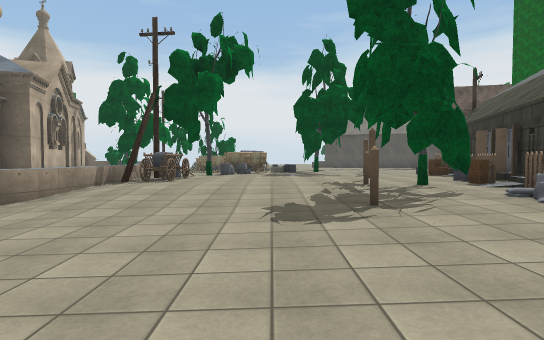
View 1 (above)

24 first-person views from a walk through a scene from a Unity 3-D project. The camera is 1.4 m above the floor, tilts 2° down and sees 80° across. The floor is counted in squares, 2 m on a side. Each view is taken from the middle of a square. On the plan, view 1 faces up. The plan holds only what a view shows up to about 10 squares ahead; the rest is blank. The place goes on beyond the plan. The player is left out. Some animated figures are not drawn. Some surface patterns are stand-ins.

View 2
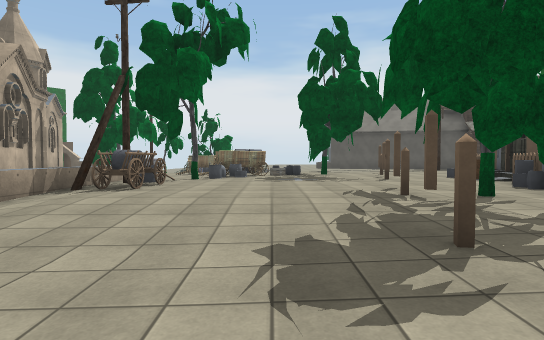

View 3
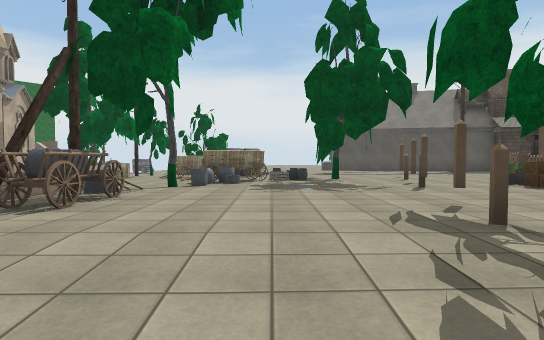

View 4
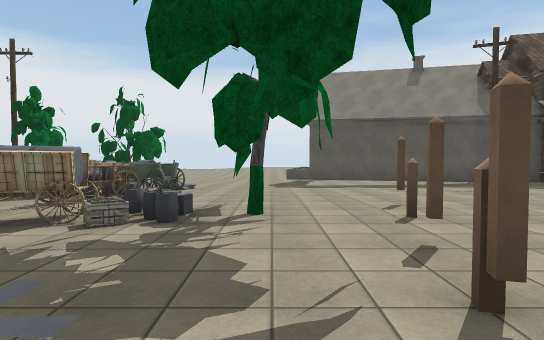

View 5
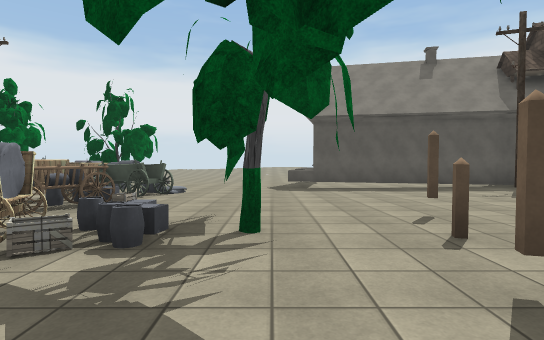

View 6
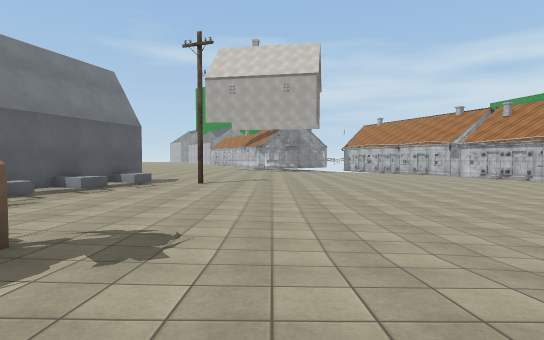

View 7
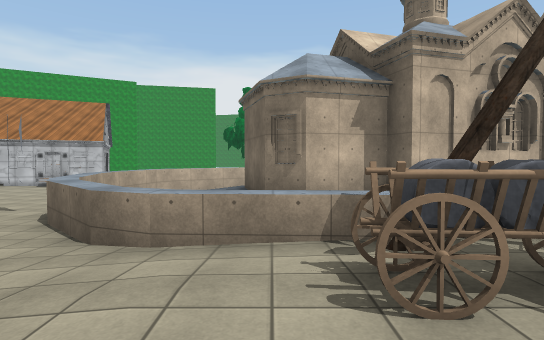

View 8
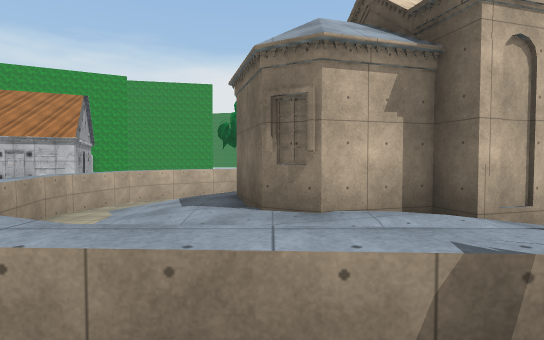

View 9
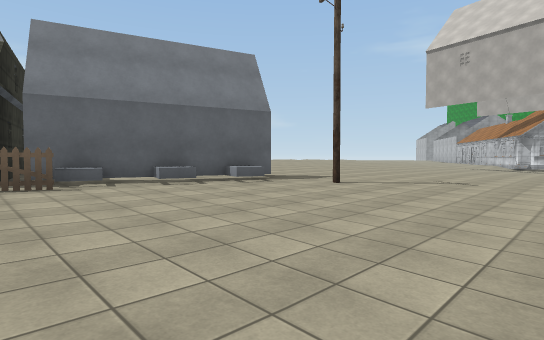

View 10
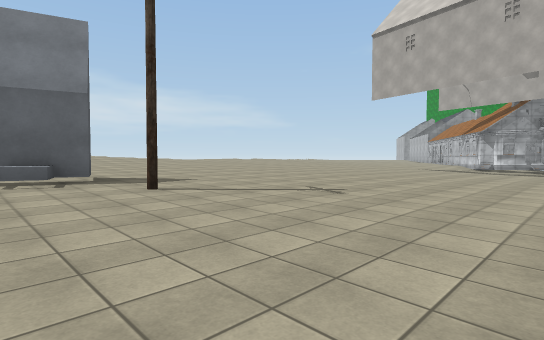

View 11
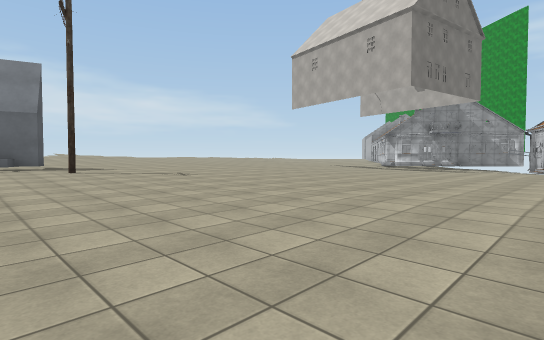

View 12
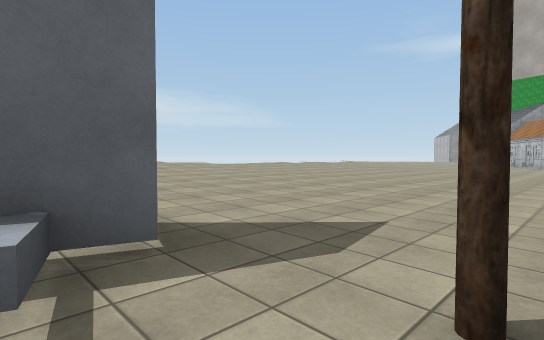

View 13
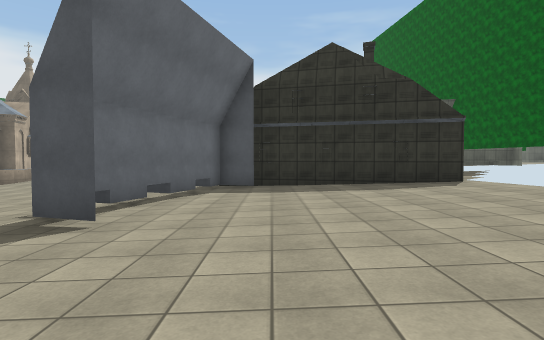

View 14
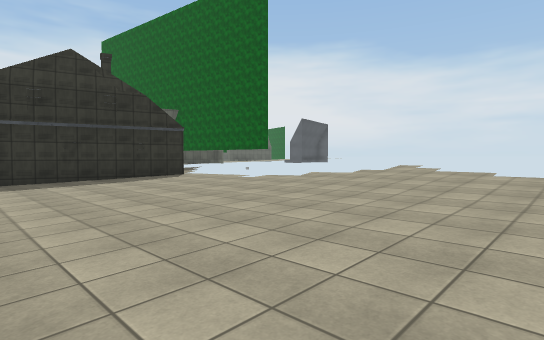

View 15
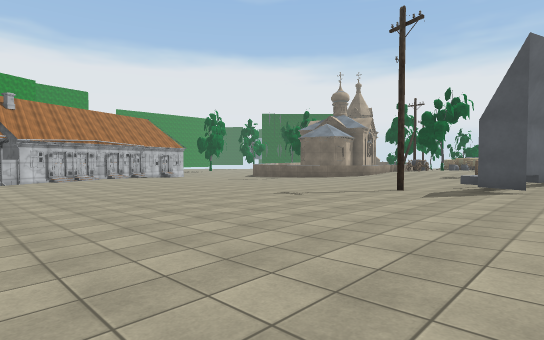

View 16
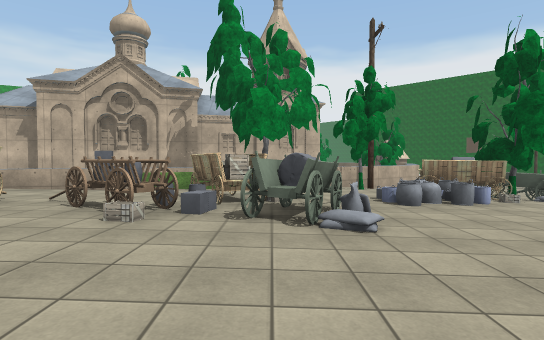

View 17
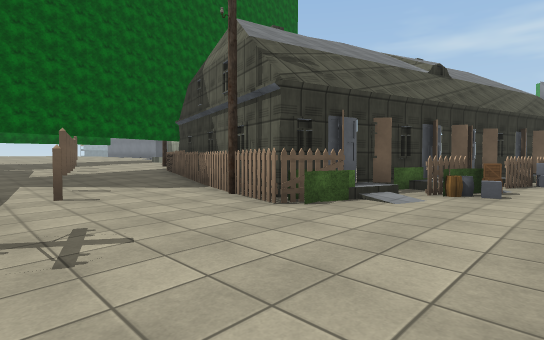

View 18
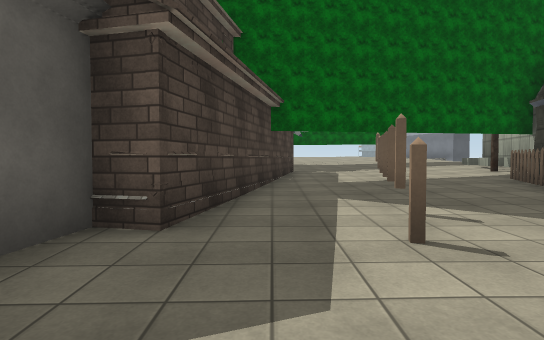

View 19
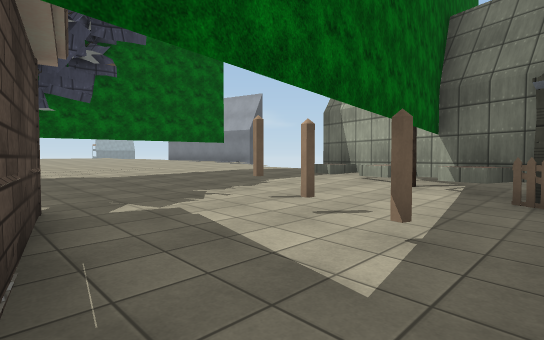

View 20
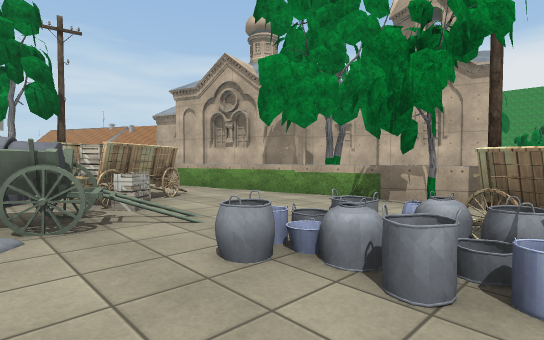

View 21
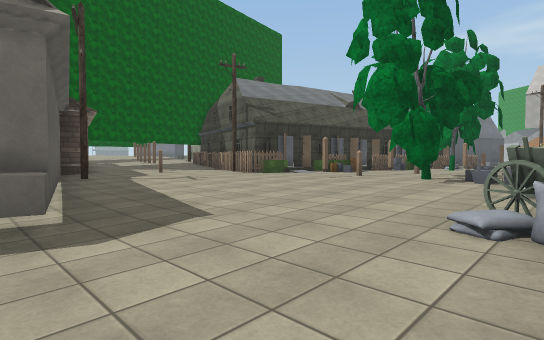

View 22
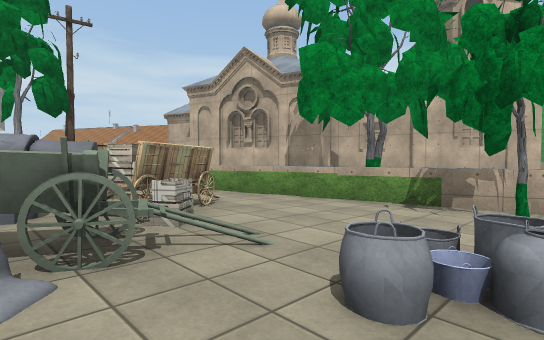

View 23
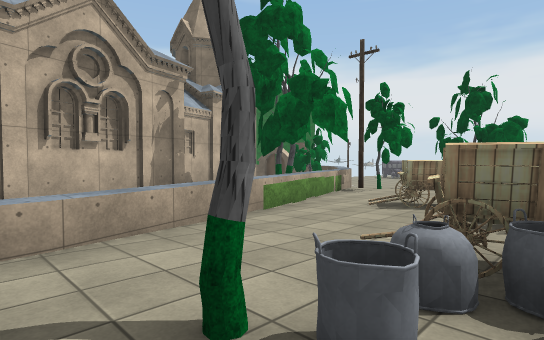

View 24
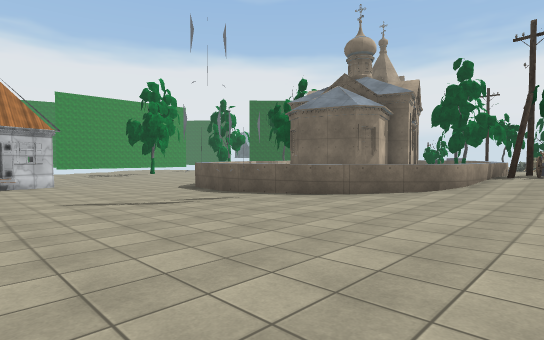

### Floor plan
Key: @ floor where view 1 was taken; # wall or solid block; . main floor; : floor 0.25 m higher than the main floor; - floor 0.25 m lower than the main floor; + floor 0.5 m higher than the main floor; _ floor 0.5 m lower than the main floor; * floor 0.75 m higher than the main floor; < floor 0.75 m lower than the main floor; % floor 1 m higher than the main floor; ( floor 1 m lower than the main floor; / step, stairs or slope; = window, fence, low wall or low ledge; ^ raised ledge; O other object.
Columns run from 13 left of view 1 to 20 right of it. Each row starts with its distance up from view 1.
 21         OOO_--__O#
 20       ^_ OO------#####
 19   #   ^##-OO---------###
 18   #   =----O#/------...#####
 17   #####=--OOOO.--.......:::####
 16       #=-/OOO...........:::+++++*
 15        ^---OO...........:::#+++***
 14      #  ^--O..##.#..O...::++++****
 13      #  ^--OOOO#....O#OOO:+++****%
 12      #  ^-.OO.......##  #OO+****%%
 11      #- ^^.#......OO#      ##=%%%%
 10      #- .^O.....O.OO#       ####%
  9      #.-.^O.......O##
  8      #. -^O....# .O#
  7     ##- -^.....##OO#
  6   -##-- _^/.....####
  5 # ____  ^-///....O#
  4 ##<<<< ^__----#..##
  3  ###^^^____----..O
  2   <<< <_____---.OO#####
  1  (<<<<<_____---..O.:::###
  0 (<<<< <_____-@-.O#.:::++
 -1 <<<<<<<_____---.OO.:::++
 -2 <<<<<<_____----.O.:::+++
 -3     _______---#.O.:::+++
 -4     ______-----...:::++/*
 -5     ______----....:::++/*
 -6     ______----....:::++//%
 -7      _____----....:::++//%
 -8      _____----....:::++/*
 -9      _____----....:::++*
-10      _____----....:::
-11      _____----....::
-12      ___  ----....:
-13      __   _-   ...
-14                ..

Positions as (right, up) in squares from view 1, and headings:
1: (0, 0), facing up
2: (0, 2), facing up
3: (0, 4), facing up
4: (2, 9), facing up
5: (2, 10), facing up
6: (-1, 7), facing down
7: (-1, 7), facing left
8: (-3, 7), facing left
9: (-3, 3), facing down-right
10: (-4, -1), facing down-right
11: (-9, -1), facing down-right
12: (1, -2), facing down-right
13: (6, -7), facing up
14: (5, -9), facing up-right
15: (5, -12), facing up-left
16: (3, 17), facing left
17: (4, 17), facing down-right
18: (7, 17), facing right
19: (13, 17), facing down-right
20: (-1, 21), facing down-left
21: (-1, 21), facing down-right
22: (-1, 20), facing down-left
23: (-1, 10), facing up-left
24: (-2, -3), facing up-left
